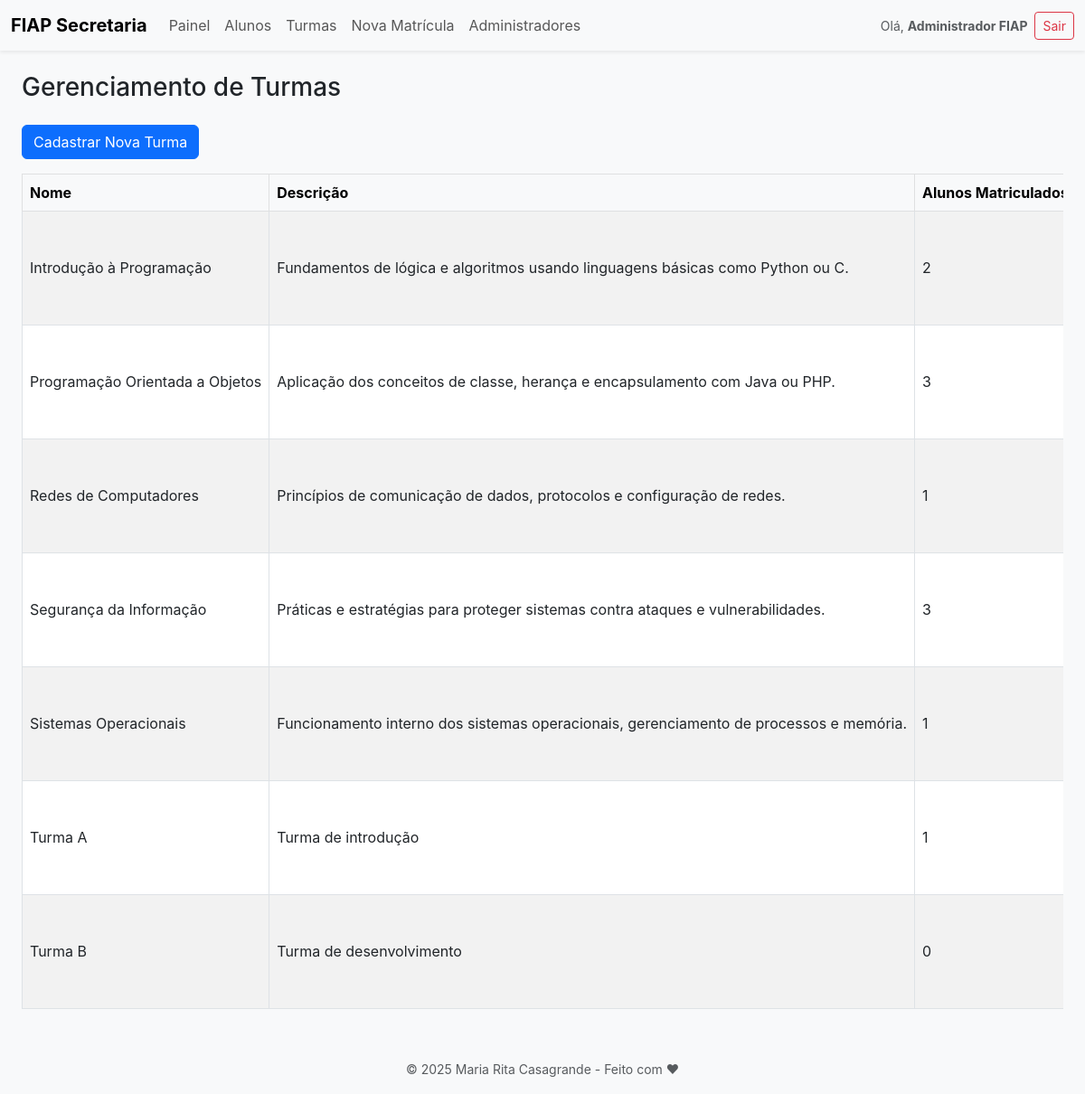
/index.php?page=turmas&action=listar&pagina=2 (signed in), run on the app's committed database.
### tables this page shows
CREATE TABLE turmas (
    id INT AUTO_INCREMENT PRIMARY KEY,
    nome VARCHAR(100) NOT NULL,
    descricao TEXT NOT NULL,
    criado_em TIMESTAMP DEFAULT CURRENT_TIMESTAMP
);

### controllers/TurmaController.php (called while the page is built, shortened)
<?php
require_once BASE_PATH . '/models/Turma.php';
class TurmaController
{
    private $model;
    public function __construct()
    {
        $this->model = new Turma();
    }
    public function listar()
    {
        $pagina = isset($_GET['pagina']) ? (int) $_GET['pagina'] : 1;
        $turmas = $this->model->todas($pagina);
        $totalPaginas = $this->model->totalPaginas();
        include BASE_PATH . '/views/turmas/listar.php';
    }
}

### models/Turma.php (called while the page is built, shortened)
<?php
class Turma
{
    public function todas($pagina = 1, $limite = 10)
    {
        return $this->listar($pagina, $limite);
    }
    public function listar($pagina = 1, $limite = 10)
    {
        $offset = ($pagina - 1) * $limite;
        $conn = (new Database())->connect();
        $query = "
            SELECT
                t.*,
                COUNT(m.id) AS total_alunos
            FROM turmas t
            LEFT JOIN matriculas m ON m.turma_id = t.id
            GROUP BY t.id
            ORDER BY t.nome ASC
            LIMIT :limite OFFSET :offset
        ";
        $stmt = $conn->prepare($query);
        $stmt->bindValue(':limite', $limite, PDO::PARAM_INT);
        $stmt->bindValue(':offset', $offset, PDO::PARAM_INT);
        $stmt->execute();
        return $stmt->fetchAll(PDO::FETCH_ASSOC);
    }
    public function totalPaginas($limitePorPagina = 10)
    {
        $conn = (new Database())->connect();
        $stmt = $conn->query("SELECT COUNT(*) AS total FROM turmas");
        $total = $stmt->fetch(PDO::FETCH_ASSOC)['total'] ?? 0;
        return ceil($total / $limitePorPagina);
    }
}

### views/turmas/listar.php (the view, shortened to what this page needs)
<!DOCTYPE html>
<html lang="pt-br">
<head>
    <link href="https://cdn.jsdelivr.net/npm/bootstrap@5.3.0/dist/css/bootstrap.min.css" rel="stylesheet">
</head>
<body class="bg-light">
    <?php include BASE_PATH . '/views/partials/header.php'; ?>
    <div class="container-fluid px-4">
        <h1 class="mb-4 fs-3">Gerenciamento de Turmas</h1>
        <div class="mb-3">
            <a href="index.php?page=turmas&action=criar" class="btn btn-primary">Cadastrar Nova Turma</a>
        </div>
        <?php if (!empty($turmas)): ?>
            <div class="table-responsive">
                <table class="table table-bordered table-striped align-middle">
                    <thead class="table-light">
                        <tr>
                            <th>Nome</th>
                            <th>Descrição</th>
                            <th>Alunos Matriculados</th>
                        </tr>
                    </thead>
                    <tbody>
                        <?php foreach ($turmas as $turma): ?>
                            <tr>
                                <td><?= htmlspecialchars($turma['nome']) ?></td>
                                <td><?= htmlspecialchars($turma['descricao']) ?></td>
                                <td><?= $turma['total_alunos'] ?></td>
                            </tr>
                        <?php endforeach ?>
                    </tbody>
                </table>
            </div>
            <nav class="mt-4">
                <ul class="pagination justify-content-center">
                    <?php for ($i = 1; $i <= $totalPaginas; $i++): ?>
                        <li class="page-item <?= ($i == ($_GET['pagina'] ?? 1)) ? 'active' : '' ?>">
                            <a class="page-link" href="index.php?page=turmas&action=listar&pagina=<?= $i ?>"><?= $i ?></a>
                        </li>
                    <?php endfor; ?>
                </ul>
            </nav>
        <?php else: ?>
            <div class="alert alert-info">Nenhuma turma cadastrada.</div>
        <?php endif; ?>
    </div>
    <?php include BASE_PATH . '/views/partials/footer.php'; ?>
</body>
</html>

### views/turmas/listar.php (style rules this page uses)
.table-responsive { overflow-x: auto; }
th, td { white-space: nowrap; }

### public/index.php (style rules this page uses)
body { font-family: -apple-system, BlinkMacSystemFont, "Segoe UI", Roboto, "Helvetica Neue", Arial, sans-serif; background-color: #f9f9f9; }

### data on the page
turmas: nome "Introdução à Programação", descricao "Fundamentos de lógica e algoritmos usando linguagens básicas como Python ou C.", total_alunos "2"
turmas: nome "Programação Orientada a Objetos", descricao "Aplicação dos conceitos de classe, herança e encapsulamento com Java ou PHP.", total_alunos "3"
turmas: nome "Redes de Computadores", descricao "Princípios de comunicação de dados, protocolos e configuração de redes.", total_alunos "1"
turmas: nome "Segurança da Informação", descricao "Práticas e estratégias para proteger sistemas contra ataques e vulnerabilidades.", total_alunos "3"
turmas: nome "Sistemas Operacionais", descricao "Funcionamento interno dos sistemas operacionais, gerenciamento de processos e memória.", total_alunos "1"
turmas: nome "Turma A", descricao "Turma de introdução", total_alunos "1"
turmas: nome "Turma B", descricao "Turma de desenvolvimento", total_alunos "0"

### other printed values
$_SESSION['admin_nome'] "Administrador FIAP"
